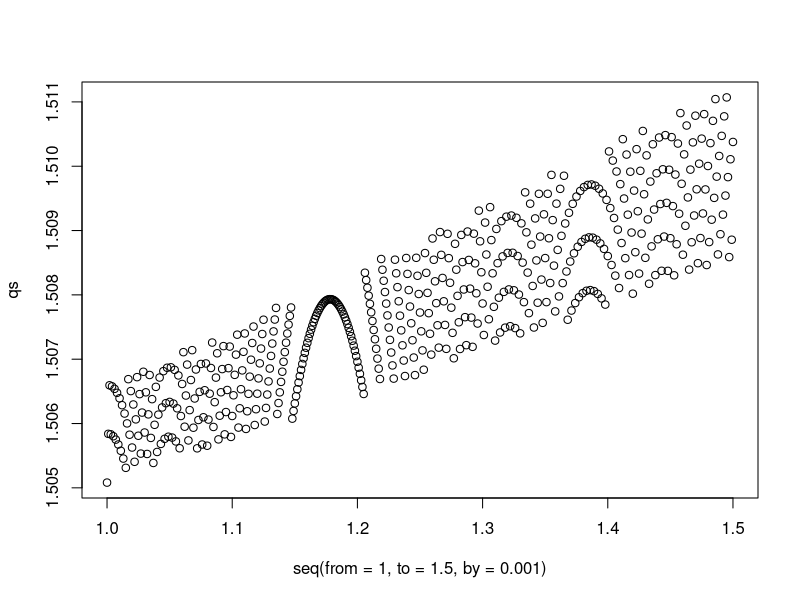

The R source for this figure: (Note: this script raises an error after producing the figure.)
library(dplyr)
base_q <- 1.5
pareto_df <- data_frame(probs = seq(from = 0.00, to = 0.999, by =.001)) %>%
  dplyr::mutate(pareto_x = (1 - probs)^(-1 / base_q))
#pareto_df

fit_q <- length(pareto_df$pareto_x) /
  sum(log(pareto_df$pareto_x))
fit_q # Note that this is greater than 1.5

qs <- lapply(X = seq(from = 1, to = 1.5, by = .001), FUN = function(cutpt){
  new_x <- pareto_df$pareto_x[pareto_df$pareto_x > cutpt]
  new_x <- new_x / cutpt
  new_fit_q <- length(new_x)/sum(log(new_x))
})
plot(y = qs, x = seq(from = 1, to = 1.5, by = .001))





plot(x = pareto_df$pareto_x, y = pareto_df$probs, xlim = c(0, 10),
  xlab = "x", ylab = "F(x)", lab = 'Percentile')
lines(x = pareto_df$pareto_x, y = pareto_df$probs, col = "red")


plot(x = 1, xlim = c(0,1), ylim = c(.5, 2), type = 'n', 
  ylab = 'Change in F(x)', xlab = 'Percentile')
text_y = c(1.8, 1.6, 1.4)
my_colors <- c("red", "blue", "green")
  
params <- list(q1 = 0.50, q2 = 1, q3 = 3)

sapply(X = params, FUN = function(q) {
  tail_wt <- data_frame(ptile = seq(from = 0.00, to = 0.99, by =.01)) %>%
    dplyr::mutate(pareto_x = (1 - ptile)^(-1 / q))
  tw_plot_y <- (tail_wt$pareto_x[2:100] / tail_wt$pareto_x[1:99])
  tw_plot_x <- tail_wt$ptile[1:99]
  my_col = my_colors[q == params]
  lines(x = tw_plot_x, y = tw_plot_y, type = 'l', col = my_col)
  text(x = 0.1, y = text_y[q == params], label = paste('q = ', q),
    col = my_col, adj = 0)
  return(NULL)
})

params <- list(mu1 = 10, sigma1 = 2)

sapply(X = params, FUN = function(q) {
  tail_wt <- data_frame(ptile = seq(from = 0.00, to = 0.99, by =.01)) %>%
    dplyr::mutate(lnorm_x = qlnorm(p = ptile, meanlog = params$mu1,
      sdlog = params$sigma1))
  tw_plot_y <- (tail_wt$lnorm_x[2:100] / tail_wt$lnorm_x[1:99])
  tw_plot_x <- tail_wt$ptile[1:99]
  my_col = 'blue'
  lines(x = tw_plot_x, y = tw_plot_y, type = 'l', col = my_col)
  text(x = 0.1, y = text_y[q == params], label = paste('q = ', q),
    col = my_col, adj = 0)
  return(NULL)
})




set.seed(12345)
lnorm_sim <- rlnorm(n = 500, meanlog = 10, sdlog = 2)
#hist(log(lnorm_sim))
lnorm_sim <- lnorm_sim[order(lnorm_sim)]
#lnorm_sim <- (lnorm_sim/25000)[which(lnorm_sim > 25000)]

no_xs <- length(lnorm_sim)
lnorm_x <- seq(from = 0, to = 1, by = 1 / no_xs)
lnorm_x <- lnorm_x[2:no_xs]

lnorm_y <- lnorm_sim[2:no_xs] / lnorm_sim[1:(no_xs - 1)]

#points(x = lnorm_x, y = lnorm_y)

